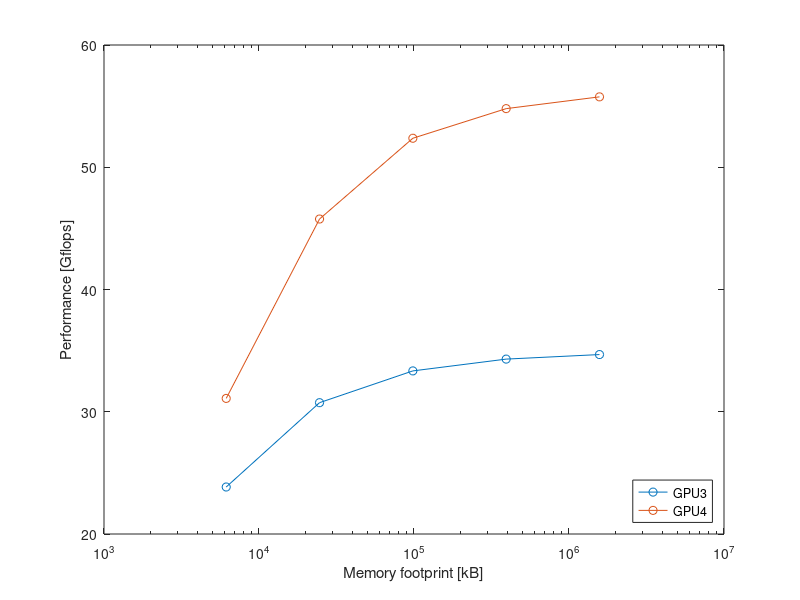

Source code (MATLAB):
clear; close all;
data = importdata('gpu3-v2.txt');

A = [zeros(size(data.rowheaders)) data.data];
B = unique(data.textdata);

for i = 1:length(data.textdata)
    A(i,1) = find(strcmp(B,data.textdata{i}));
end

I = false(length(A),length(B));
for i = 1:length(B)
    I(:,i) = A(:,1) == i;
end

data = importdata('gpu4-v1.txt');

C = [zeros(size(data.rowheaders)) data.data];
D = unique(data.textdata);

for i = 1:length(data.textdata)
    C(i,1) = find(strcmp(D,data.textdata{i}));
end

I = false(length(C),length(D));
for i = 1:length(D)
    I(:,i) = C(:,1) == i;
end
A(1:5,3) = A(1:5,3)/1000;
C(1:5,3) = C(1:5,3)/1000;
semilogx(A(1:5,2), A(1:5,3),'-o');
hold on
semilogx(C(1:5,2),C(1:5,3),'-o');

xlabel('Memory footprint [kB]'); ylabel('Performance [Gflops]');
legend('GPU3','GPU4','Location','southeast');
print('gpu3_gpu4','-dpng')